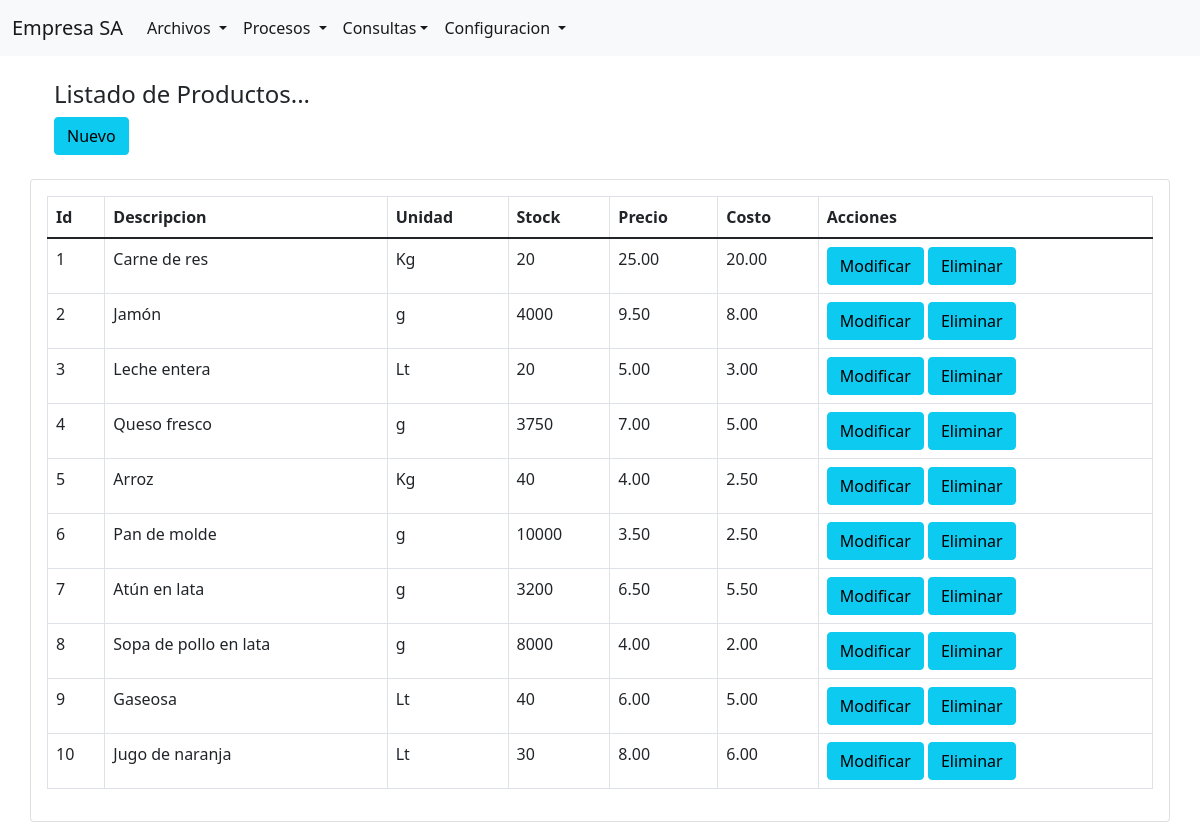
Screenshot of /Modules/Productos/lista_producto.php (signed in) with the database file from the repository.
### tables this page shows
CREATE TABLE `productos` (
  `idProducto` int(11) NOT NULL,
  `nomproducto` varchar(50) NOT NULL,
  `unimed` varchar(15) NOT NULL,
  `stock` int(11) NOT NULL,
  `idProveedor` int(11) DEFAULT NULL,
  `preuni` decimal(10,2) DEFAULT NULL,
  `cosuni` decimal(10,2) DEFAULT NULL,
  `idCategoria` int(11) DEFAULT NULL
);

### clases/producto.php (called while the page is built, shortened)
<?php
class Producto {
		private $con;
		public function conectar_db($cn){
			$this->con = $cn;
		}
		public function listaprodu(){
			$sql = "SELECT * FROM productos";
			$res = mysqli_query($this->con, $sql);
			return $res;
		}
	}
?>

### Modules/Productos/lista_producto.php (the view, shortened to what this page needs)
<?php
include_once(__DIR__.'/../../header.php');
include_once(__DIR__.'/../../includes/acceso.php');
include_once(__DIR__.'/../../clases/producto.php');
$conexion = connect_db();
$oproducto = new Producto();
$oproducto->conectar_db($conexion);
$datos_produ = $oproducto->listaprodu();
if ($datos_produ){
    ?>
    <div class="container p-12">
        <div class="row">
        <div class="container p-4">
        <h4>Listado de Productos...</h4>
        <a href="agrega_prod.php" class="btn btn-info add-new">Nuevo</a>
        </div>
        <div class="card card-body">
            <table class="table table-bordered">
            <thead>
                <tr>
                    <th>Id</th>
                    <th>Descripcion</th>
                    <th>Unidad</th>
                    <th>Stock</th>
                    <th>Precio</th>
                    <th>Costo</th>
                    <th>Acciones</th>
                </tr>
            </thead>
            <tbody>
    <?php
    while ($row=mysqli_fetch_array($datos_produ)){
        $id=$row['idProducto'];
        $nom=$row['nomproducto'];
        $und=$row['unimed'];
        $can=$row['stock'];
        $pre=$row['preuni'];
        $cos=$row['cosuni'];
        ?>
                <tr>
                    <td><?php echo $id; ?></td>
                    <td><?php echo $nom; ?></td>
                    <td><?php echo $und; ?></td>
                    <td><?php echo $can; ?></td>
                    <td><?php echo $pre; ?></td>
                    <td><?php echo $cos; ?></td>
                    <td>
                    <a href="modifica_prod.php?codigo=<?php echo $id; ?>" class="btn btn-info add-new">Modificar</a>
                    <a href="elimina_prod.php?codigo=<?php echo $id; ?>" class="btn btn-info add-new">Eliminar</a>
                    </td>
                </tr>
             <?php
    }
    ?>
    </tbody>
   </table>
            </div>
        </div>
    </div>
<?php
}
?>

### rows the page displays
productos: idProducto "1", nomproducto "Carne de res", unimed "Kg", stock "20", preuni "25.00", cosuni "20.00"
productos: idProducto "2", nomproducto "Jamón", unimed "g", stock "4000", preuni "9.50", cosuni "8.00"
productos: idProducto "3", nomproducto "Leche entera", unimed "Lt", stock "20", preuni "5.00", cosuni "3.00"
productos: idProducto "4", nomproducto "Queso fresco", unimed "g", stock "3750", preuni "7.00", cosuni "5.00"
productos: idProducto "5", nomproducto "Arroz", unimed "Kg", stock "40", preuni "4.00", cosuni "2.50"
productos: idProducto "6", nomproducto "Pan de molde", unimed "g", stock "10000", preuni "3.50", cosuni "2.50"
productos: idProducto "7", nomproducto "Atún en lata", unimed "g", stock "3200", preuni "6.50", cosuni "5.50"
productos: idProducto "8", nomproducto "Sopa de pollo en lata", unimed "g", stock "8000", preuni "4.00", cosuni "2.00"
productos: idProducto "9", nomproducto "Gaseosa", unimed "Lt", stock "40", preuni "6.00", cosuni "5.00"
productos: idProducto "10", nomproducto "Jugo de naranja", unimed "Lt", stock "30", preuni "8.00", cosuni "6.00"
